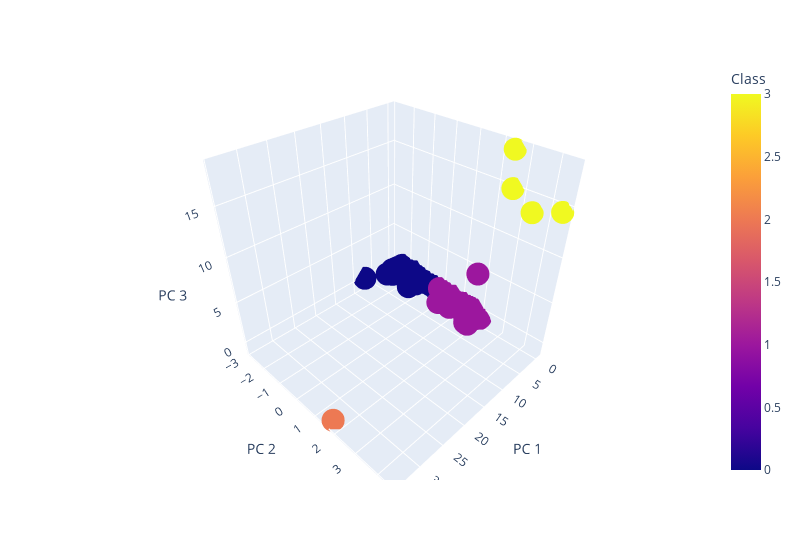

Here is the notebook cell this chart was saved with:
### Code cell
# D4.1 Creating a 3D-Scatter with the PCA data and the clusters
fig = px.scatter_3d(
    clustered_df,
    x="PC 1",
    y="PC 2",
    z="PC 3",
    hover_name = 'CoinName',
    hover_data = ['Algorithm'],
    color="Class",
    width=800
)
fig.update_layout(legend=dict(x=0, y=1))
fig.show()

### Figure 1 — Plotly figure (JSON) as saved in the notebook; plotly's stock layout.template omitted (floating-point values rounded to 4 significant figures; data arrays with more than 128 entries replaced by an {"elided": "..."} marker saying what was removed)
{"data": [{"customdata": {"elided": "532x1 str values"}, "hovertemplate": "<b>%{hovertext}</b><br><br>PC 1=%{x}<br>PC 2=%{y}<br>PC 3=%{z}<br>Algorithm=%{customdata[0]}<br>Class=%{marker.color}<extra></extra>", "hovertext": {"elided": "532 str values"}, "legendgroup": "", "marker": {"color": {"elided": "532 int values"}, "coloraxis": "coloraxis", "symbol": "circle"}, "mode": "markers", "name": "", "scene": "scene", "showlegend": false, "type": "scatter3d", "x": {"elided": "532 float values"}, "y": {"elided": "532 float values"}, "z": {"elided": "532 float values"}}], "layout": {"coloraxis": {"colorbar": {"title": {"text": "Class"}}, "colorscale": [[0, "#0d0887"], [0.1111, "#46039f"], [0.2222, "#7201a8"], [0.3333, "#9c179e"], [0.4444, "#bd3786"], [0.5556, "#d8576b"], [0.6667, "#ed7953"], [0.7778, "#fb9f3a"], [0.8889, "#fdca26"], [1, "#f0f921"]]}, "legend": {"tracegroupgap": 0, "x": 0, "y": 1}, "margin": {"t": 60}, "scene": {"domain": {"x": [0, 1], "y": [0, 1]}, "xaxis": {"title": {"text": "PC 1"}}, "yaxis": {"title": {"text": "PC 2"}}, "zaxis": {"title": {"text": "PC 3"}}}, "width": 800}}
